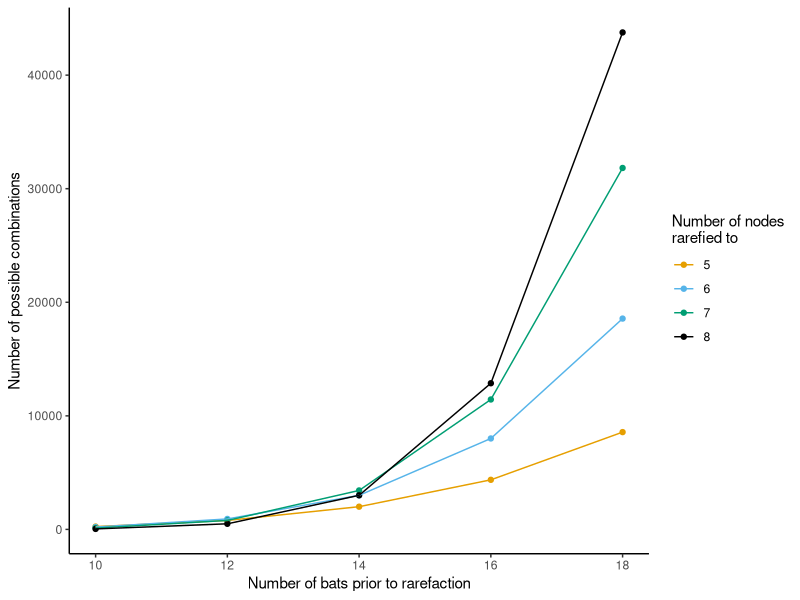

The R source for this figure:
#Script by Dave Hemprich-Bennett
#Script gives examples of the number of potential combinations of nodes
library(here)
library(ggplot2)
library(tidyverse)
library(plyr)
library(plotrix)



setwd(here())
node_combs <- c(10,12,14,16,18)
combs_selected <- c(5,6,7,8)

#factorial(node_combs)/(factorial(combs_selected)*(factorial(node_combs-combs_selected)))

possible_combs <- c()
n_available <- c()
n_used <- c()
for(i in 1:length(node_combs)){
  possible_combs <- c(possible_combs, factorial(node_combs[i])/(factorial(combs_selected)*(factorial(node_combs[i]-combs_selected))))
  n_available <- c(n_available, rep(node_combs[i], length(combs_selected)))
  n_used <- c(n_used, combs_selected)
}

df <- data.frame(n_available, n_used, possible_combs)
df$n_used <- as.factor(n_used)

palette <- c("#E69F00", "#56B4E9", "#009E73", 'black')

pdf('plots/Hice/rarefaction_example.pdf')
ggplot(df, aes(n_available, possible_combs, colour=n_used))+ geom_point()+ geom_line()+
  theme_bw() + theme(panel.border = element_blank(), panel.grid.major = element_blank(),
                     panel.grid.minor = element_blank(), axis.line = element_line(colour = "black"))+
  ylab('Number of possible combinations')+ xlab('Number of bats prior to rarefaction')+
  scale_color_manual(values=palette, name ='Number of nodes\nrarefied to')
                                                         
dev.off()
